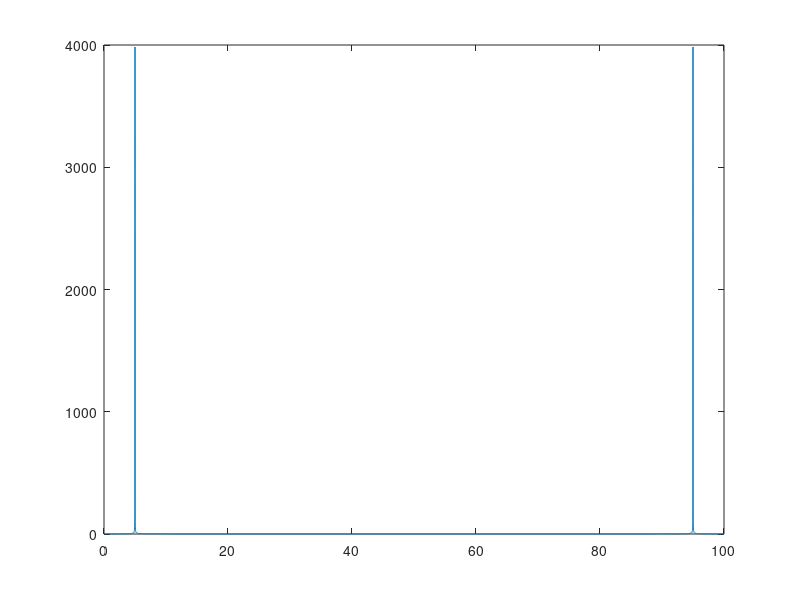

Reproduce this figure in MATLAB.
t = [0:1/8000:1]; 
 x = sin(2*pi*400*t); 
 X = fft(x)
 A = abs(X); 
 N = length(X); 
 w = ([1:N]-1)/N*100; 
 plot(w, A)

